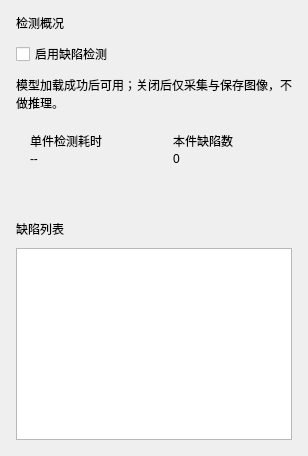
            <widget class="QWidget" name="runPage">
             <layout class="QVBoxLayout" name="runPageLayout">
              <property name="spacing">
               <number>12</number>
              </property>
              <property name="leftMargin">
               <number>0</number>
              </property>
              <property name="topMargin">
               <number>0</number>
              </property>
              <property name="rightMargin">
               <number>0</number>
              </property>
              <property name="bottomMargin">
               <number>0</number>
              </property>
              <item>
               <widget class="QFrame" name="detectSummaryCard">
                <property name="card" stdset="0">
                 <bool>true</bool>
                </property>
                <layout class="QVBoxLayout" name="detectSummaryCardLayout">
                 <property name="spacing">
                  <number>10</number>
                 </property>
                 <property name="leftMargin">
                  <number>16</number>
                 </property>
                 <property name="topMargin">
                  <number>14</number>
                 </property>
                 <property name="rightMargin">
                  <number>16</number>
                 </property>
                 <property name="bottomMargin">
                  <number>16</number>
                 </property>
                 <item>
                  <widget class="QLabel" name="detectSummaryTitle">
                   <property name="text">
                    <string>检测概况</string>
                   </property>
                   <property name="role" stdset="0">
                    <string notr="true">cardTitle</string>
                   </property>
                  </widget>
                 </item>
                 <item>
                  <widget class="QCheckBox" name="DetectCheckBox">
                   <property name="text">
                    <string>启用缺陷检测</string>
                   </property>
                  </widget>
                 </item>
                 <item>
                  <widget class="QLabel" name="detectSwitchHint">
                   <property name="text">
                    <string>模型加载成功后可用；关闭后仅采集与保存图像，不做推理。</string>
                   </property>
                   <property name="role" stdset="0">
                    <string notr="true">hint</string>
                   </property>
                   <property name="wordWrap">
                    <bool>true</bool>
                   </property>
                  </widget>
                 </item>
                 <item>
                  <layout class="QHBoxLayout" name="metricLayout">
                   <property name="spacing">
                    <number>10</number>
                   </property>
                   <property name="leftMargin">
                    <number>0</number>
                   </property>
                   <property name="topMargin">
                    <number>0</number>
                   </property>
                   <property name="rightMargin">
                    <number>0</number>
                   </property>
                   <property name="bottomMargin">
                    <number>0</number>
                   </property>
                   <item>
                    <widget class="QFrame" name="timeMetric">
                     <property name="metric" stdset="0">
                      <bool>true</bool>
                     </property>
                     <layout class="QVBoxLayout" name="timeMetricLayout">
                      <property name="spacing">
                       <number>2</number>
                      </property>
                      <property name="leftMargin">
                       <number>14</number>
                      </property>
                      <property name="topMargin">
                       <number>10</number>
                      </property>
                      <property name="rightMargin">
                       <number>14</number>
                      </property>
                      <property name="bottomMargin">
                       <number>12</number>
                      </property>
                      <item>
                       <widget class="QLabel" name="timeMetricTitle">
                        <property name="text">
                         <string>单件检测耗时</string>
                        </property>
                        <property name="role" stdset="0">
                         <string notr="true">metricTitle</string>
                        </property>
                       </widget>
                      </item>
                      <item>
                       <widget class="QLabel" name="DetectTimeLabel">
                        <property name="text">
                         <string>--</string>
                        </property>
                        <property name="role" stdset="0">
                         <string notr="true">metricValue</string>
                        </property>
                       </widget>
                      </item>
                     </layout>
                    </widget>
                   </item>
                   <item>
                    <widget class="QFrame" name="countMetric">
                     <property name="metric" stdset="0">
                      <bool>true</bool>
                     </property>
                     <layout class="QVBoxLayout" name="countMetricLayout">
                      <property name="spacing">
                       <number>2</number>
                      </property>
                      <property name="leftMargin">
                       <number>14</number>
                      </property>
                      <property name="topMargin">
                       <number>10</number>
                      </property>
                      <property name="rightMargin">
                       <number>14</number>
                      </property>
                      <property name="bottomMargin">
                       <number>12</number>
                      </property>
                      <item>
                       <widget class="QLabel" name="countMetricTitle">
                        <property name="text">
                         <string>本件缺陷数</string>
                        </property>
                        <property name="role" stdset="0">
                         <string notr="true">metricTitle</string>
                        </property>
                       </widget>
                      </item>
                      <item>
                       <widget class="QLabel" name="DefectCountLabel">
                        <property name="text">
                         <string>0</string>
                        </property>
                        <property name="role" stdset="0">
                         <string notr="true">metricValue</string>
                        </property>
                       </widget>
                      </item>
                     </layout>
                    </widget>
                   </item>
                  </layout>
                 </item>
                </layout>
               </widget>
              </item>
              <item>
               <widget class="QFrame" name="defectListCard">
                <property name="card" stdset="0">
                 <bool>true</bool>
                </property>
                <layout class="QVBoxLayout" name="defectListCardLayout">
                 <property name="spacing">
                  <number>10</number>
                 </property>
                 <property name="leftMargin">
                  <number>16</number>
                 </property>
                 <property name="topMargin">
                  <number>14</number>
                 </property>
                 <property name="rightMargin">
                  <number>16</number>
                 </property>
                 <property name="bottomMargin">
                  <number>16</number>
                 </property>
                 <item>
                  <widget class="QLabel" name="defectListTitle">
                   <property name="text">
                    <string>缺陷列表</string>
                   </property>
                   <property name="role" stdset="0">
                    <string notr="true">cardTitle</string>
                   </property>
                  </widget>
                 </item>
                 <item>
                  <widget class="QListWidget" name="DefectListWidget">
                   <property name="alternatingRowColors">
                    <bool>false</bool>
                   </property>
                  </widget>
                 </item>
                </layout>
               </widget>
              </item>
             </layout>
            </widget>
